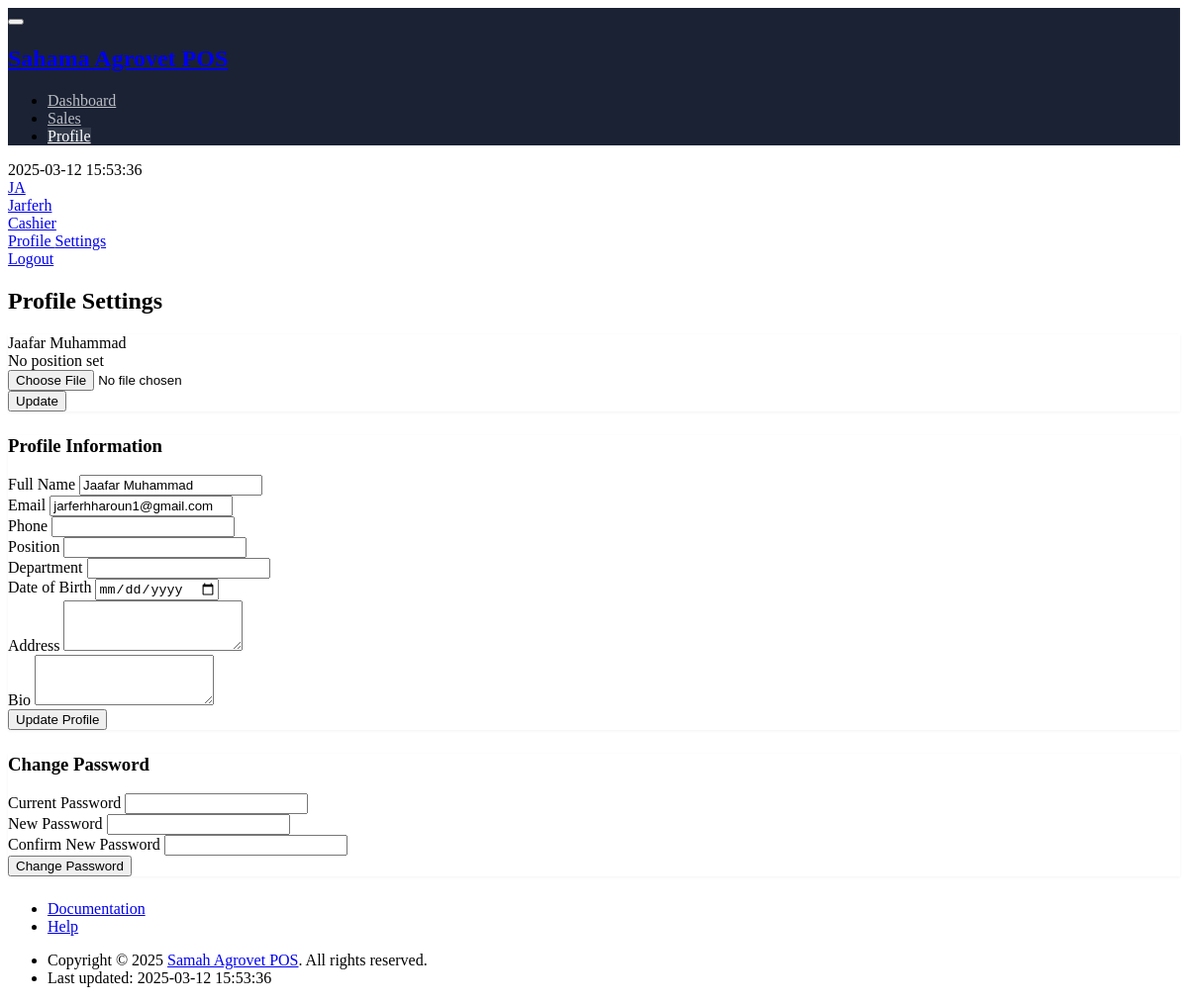
/profile.php (signed in), run on the app's committed database.
### tables this page shows
CREATE TABLE `profiles` (
  `id` int(11) NOT NULL,
  `user_id` int(11) NOT NULL,
  `avatar` varchar(255) DEFAULT NULL,
  `phone` varchar(20) DEFAULT NULL,
  `address` text DEFAULT NULL,
  `bio` text DEFAULT NULL,
  `date_of_birth` date DEFAULT NULL,
  `gender` enum('male','female','other') DEFAULT NULL,
  `position` varchar(100) DEFAULT NULL,
  `department` varchar(100) DEFAULT NULL,
  `last_password_change` timestamp NOT NULL DEFAULT current_timestamp(),
  `theme_preference` varchar(20) DEFAULT 'light',
  `language_preference` varchar(10) DEFAULT 'en',
  `notification_preferences` longtext DEFAULT NULL CHECK (json_valid(`notification_preferences`)),
  `social_links` longtext DEFAULT NULL CHECK (json_valid(`social_links`)),
  `created_at` timestamp NOT NULL DEFAULT current_timestamp(),
  `updated_at` timestamp NOT NULL DEFAULT current_timestamp() ON UPDATE current_timestamp()
);

CREATE TABLE `users` (
  `id` int(11) NOT NULL,
  `username` varchar(50) NOT NULL,
  `password` varchar(255) NOT NULL,
  `full_name` varchar(100) NOT NULL,
  `email` varchar(100) DEFAULT NULL,
  `role` enum('admin','manager','cashier','accountant') NOT NULL,
  `status` enum('active','inactive') DEFAULT 'active',
  `created_at` timestamp NOT NULL DEFAULT current_timestamp(),
  `updated_at` timestamp NOT NULL DEFAULT current_timestamp() ON UPDATE current_timestamp(),
  `role_id` int(11) DEFAULT NULL,
  `last_login` timestamp NULL DEFAULT NULL,
  `created_by` int(11) DEFAULT NULL
);

### includes/Database.php (called while the page is built, shortened)
<?php
class Database {
    private static $instance = null;
    private $connection;
    private function __construct() {
        try {
            $dsn = "mysql:host=" . DB_HOST . ";dbname=" . DB_NAME . ";charset=utf8mb4";
            $options = [
                PDO::ATTR_ERRMODE => PDO::ERRMODE_EXCEPTION,
                PDO::ATTR_DEFAULT_FETCH_MODE => PDO::FETCH_ASSOC,
                PDO::ATTR_EMULATE_PREPARES => false
            ];
            $this->connection = new PDO($dsn, DB_USER, DB_PASS, $options);
        } catch (PDOException $e) {
            error_log("Connection Error: " . $e->getMessage());
            throw new Exception("Database connection failed");
        }
    }
    public static function getInstance() {
        if (self::$instance === null) {
            self::$instance = new self();
        }
        return self::$instance;
    }
    public function getConnection() {
        return $this->connection;
    }
}

### includes/Profile.php (called while the page is built, shortened)
<?php
class Profile {
    private $db;
    private $user_id;
    public function __construct($user_id = null) {
        $this->db = Database::getInstance()->getConnection();
        $this->user_id = $user_id;
        $this->ensureProfileExists();
    }
    private function ensureProfileExists() {
        if ($this->user_id) {
            $stmt = $this->db->prepare("
                INSERT IGNORE INTO profiles (user_id, created_at)
                VALUES (?, CURRENT_TIMESTAMP)
            ");
            $stmt->execute([$this->user_id]);
        }
    }
    public function getProfile($user_id = null) {
        $id = $user_id ?? $this->user_id;
        $stmt = $this->db->prepare("
            SELECT
                p.*,
                u.username,
                u.full_name,
                u.email,
                u.role,
                u.status,
                u.last_login
            FROM profiles p
            JOIN users u ON p.user_id = u.id
            WHERE p.user_id = ?
        ");
        $stmt->execute([$id]);
        return $stmt->fetch(PDO::FETCH_ASSOC);
    }
}

### profile.php (the view, shortened to what this page needs)
<?php
require_once 'includes/Database.php';
require_once 'includes/Profile.php';
$profile = new Profile($_SESSION['user_id']);
$profileData = $profile->getProfile();
include 'templates/header.php';
?>
<div class="page-wrapper">
    <div class="container-xl">
        <div class="page-header d-print-none">
            <div class="row align-items-center">
                <div class="col">
                    <h2 class="page-title">
                        Profile Settings
                    </h2>
                </div>
            </div>
        </div>
    </div>
    <div class="page-body">
        <div class="container-xl">
            <div class="row">
                <div class="col-md-4">
                    <div class="card">
                        <div class="card-body text-center">
                            <div class="card-title mb-1"><?= htmlspecialchars($profileData['full_name']) ?></div>
                            <div class="text-muted"><?= htmlspecialchars($profileData['position'] ?? 'No position set') ?></div>
                        </div>
                        <div class="d-flex">
                            <form action="" method="post" enctype="multipart/form-data" class="p-3 w-100">
                                <div class="row">
                                    <div class="col">
                                        <input type="file" name="avatar" class="form-control" accept="image/*" required>
                                    </div>
                                    <div class="col-auto">
                                        <button type="submit" class="btn btn-primary">Update</button>
                                    </div>
                                </div>
                            </form>
                        </div>
                    </div>
                </div>
                <div class="col-md-8">
                    <form action="" method="post" class="card">
                        <div class="card-header">
                            <h3 class="card-title">Profile Information</h3>
                        </div>
                        <div class="card-body">
                            <div class="row">
                                <div class="col-md-6">
                                    <div class="mb-3">
                                        <label class="form-label">Full Name</label>
                                        <input type="text" class="form-control" value="<?= htmlspecialchars($profileData['full_name']) ?>" readonly>
                                    </div>
                                </div>
                                <div class="col-md-6">
                                    <div class="mb-3">
                                        <label class="form-label">Email</label>
                                        <input type="email" class="form-control" value="<?= htmlspecialchars($profileData['email']) ?>" readonly>
                                    </div>
                                </div>
                                <div class="col-md-6">
                                    <div class="mb-3">
                                        <label class="form-label">Phone</label>
                                        <input type="text" name="phone" class="form-control" value="<?= htmlspecialchars($profileData['phone'] ?? '') ?>">
                                    </div>
                                </div>
                                <div class="col-md-6">
                                    <div class="mb-3">
                                        <label class="form-label">Position</label>
                                        <input type="text" name="position" class="form-control" value="<?= htmlspecialchars($profileData['position'] ?? '') ?>">
                                    </div>
                                </div>
                                <div class="col-md-6">
                                    <div class="mb-3">
                                        <label class="form-label">Department</label>
                                        <input type="text" name="department" class="form-control" value="<?= htmlspecialchars($profileData['department'] ?? '') ?>">
                                    </div>
                                </div>
                                <div class="col-md-6">
                                    <div class="mb-3">
                                        <label class="form-label">Date of Birth</label>
                                        <input type="date" name="date_of_birth" class="form-control" value="<?= htmlspecialchars($profileData['date_of_birth'] ?? '') ?>">
                                    </div>
                                </div>
                                <div class="col-12">
                                    <div class="mb-3">
                                        <label class="form-label">Address</label>
                                        <textarea name="address" class="form-control" rows="3"><?= htmlspecialchars($profileData['address'] ?? '') ?></textarea>
                                    </div>
                                </div>
                                <div class="col-12">
                                    <div class="mb-3">
                                        <label class="form-label">Bio</label>
                                        <textarea name="bio" class="form-control" rows="3"><?= htmlspecialchars($profileData['bio'] ?? '') ?></textarea>
                                    </div>
                                </div>
                            </div>
                        </div>
                        <div class="card-footer text-end">
                            <button type="submit" class="btn btn-primary">Update Profile</button>
                        </div>
                    </form>
                    <form action="" method="post" class="card mt-3">
                        <div class="card-header">
                            <h3 class="card-title">Change Password</h3>
                        </div>
                        <div class="card-body">
                            <div class="row">
                                <div class="col-md-4">
                                    <div class="mb-3">
                                        <label class="form-label">Current Password</label>
                                        <input type="password" name="current_password" class="form-control" required>
                                    </div>
                                </div>
                                <div class="col-md-4">
                                    <div class="mb-3">
                                        <label class="form-label">New Password</label>
                                        <input type="password" name="new_password" class="form-control" required>
                                    </div>
                                </div>
                                <div class="col-md-4">
                                    <div class="mb-3">
                                        <label class="form-label">Confirm New Password</label>
                                        <input type="password" name="confirm_password" class="form-control" required>
                                    </div>
                                </div>
                            </div>
                        </div>
                        <div class="card-footer text-end">
                            <button type="submit" class="btn btn-primary">Change Password</button>
                        </div>
                    </form>
                </div>
            </div>
        </div>
    </div>
</div>
<?php include 'templates/footer.php'; ?>

### templates/header.php (style rules this page uses)
:root { --tblr-primary: #206bc4; --tblr-primary-rgb: 32, 107, 196; }
.card { box-shadow: 0 1px 3px rgba(0, 0, 0, 0.05); margin-bottom: 1.5rem; }

### data on the page
profiles: user.full_name "Jaafar Muhammad", position "No position set", user.email "jarferhharoun1@gmail.com"

### other printed values
$menuItem['title'] "Dashboard"
$menuItem['title'] "Sales"
$menuItem['title'] "Profile"
substr($_SESSION['username'], 0, 2) "JA"
$_SESSION['username'] "Jarferh"
$_SESSION['role'] "Cashier"
